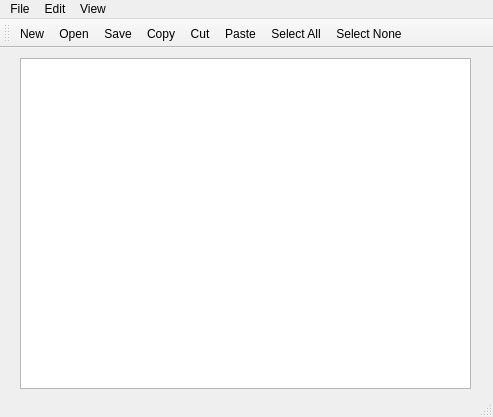
<?xml version="1.0" encoding="UTF-8"?>
<ui version="4.0">
 <class>MainWindow</class>
 <widget class="QMainWindow" name="MainWindow">
  <property name="geometry">
   <rect>
    <x>0</x>
    <y>0</y>
    <width>493</width>
    <height>417</height>
   </rect>
  </property>
  <property name="windowTitle">
   <string>MainWindow</string>
  </property>
  <widget class="QWidget" name="centralwidget">
   <widget class="QPlainTextEdit" name="plainTextEdit">
    <property name="geometry">
     <rect>
      <x>20</x>
      <y>10</y>
      <width>451</width>
      <height>331</height>
     </rect>
    </property>
   </widget>
  </widget>
  <widget class="QMenuBar" name="menubar">
   <property name="geometry">
    <rect>
     <x>0</x>
     <y>0</y>
     <width>493</width>
     <height>26</height>
    </rect>
   </property>
   <widget class="QMenu" name="menuFile">
    <property name="title">
     <string>File</string>
    </property>
    <addaction name="actionNew"/>
    <addaction name="actionOpen"/>
    <addaction name="separator"/>
    <addaction name="actionSave"/>
    <addaction name="actionSave_As"/>
    <addaction name="separator"/>
    <addaction name="actionExit"/>
   </widget>
   <widget class="QMenu" name="menuEdit">
    <property name="title">
     <string>Edit</string>
    </property>
    <addaction name="actionCopy"/>
    <addaction name="actionCut"/>
    <addaction name="actionPaste"/>
    <addaction name="actionSelect_All"/>
    <addaction name="actionSelect_None"/>
   </widget>
   <widget class="QMenu" name="menuView">
    <property name="title">
     <string>View</string>
    </property>
    <addaction name="actionToolbar_Top"/>
    <addaction name="actionToolbar_Bottom"/>
    <addaction name="actionToolbar_Left"/>
    <addaction name="actionToolbar_Right"/>
    <addaction name="separator"/>
    <addaction name="actionToolbar_Floatable"/>
    <addaction name="actionToolbar_Movable"/>
   </widget>
   <addaction name="menuFile"/>
   <addaction name="menuEdit"/>
   <addaction name="menuView"/>
  </widget>
  <widget class="QStatusBar" name="statusbar"/>
  <widget class="QToolBar" name="toolBar">
   <property name="windowTitle">
    <string>toolBar</string>
   </property>
   <attribute name="toolBarArea">
    <enum>TopToolBarArea</enum>
   </attribute>
   <attribute name="toolBarBreak">
    <bool>false</bool>
   </attribute>
   <addaction name="actionNew"/>
   <addaction name="actionOpen"/>
   <addaction name="actionSave"/>
   <addaction name="actionCopy"/>
   <addaction name="actionCut"/>
   <addaction name="actionPaste"/>
   <addaction name="actionSelect_All"/>
   <addaction name="actionSelect_None"/>
  </widget>
  <action name="actionNew">
   <property name="icon">
    <iconset resource="Resources.qrc">
     <normaloff>:/resource/images/new.png</normaloff>:/resource/images/new.png</iconset>
   </property>
   <property name="text">
    <string>New</string>
   </property>
  </action>
  <action name="actionOpen">
   <property name="icon">
    <iconset resource="Resources.qrc">
     <normaloff>:/resource/images/open.png</normaloff>:/resource/images/open.png</iconset>
   </property>
   <property name="text">
    <string>Open</string>
   </property>
  </action>
  <action name="actionSave">
   <property name="icon">
    <iconset resource="Resources.qrc">
     <normaloff>:/resource/images/save.png</normaloff>:/resource/images/save.png</iconset>
   </property>
   <property name="text">
    <string>Save</string>
   </property>
  </action>
  <action name="actionSave_As">
   <property name="icon">
    <iconset resource="Resources.qrc">
     <normaloff>:/resource/images/saveas.png</normaloff>:/resource/images/saveas.png</iconset>
   </property>
   <property name="text">
    <string>Save As</string>
   </property>
  </action>
  <action name="actionExit">
   <property name="text">
    <string>Exit</string>
   </property>
  </action>
  <action name="actionCopy">
   <property name="icon">
    <iconset resource="Resources.qrc">
     <normaloff>:/resource/images/copy.png</normaloff>:/resource/images/copy.png</iconset>
   </property>
   <property name="text">
    <string>Copy</string>
   </property>
  </action>
  <action name="actionCut">
   <property name="icon">
    <iconset resource="Resources.qrc">
     <normaloff>:/resource/images/cut.png</normaloff>:/resource/images/cut.png</iconset>
   </property>
   <property name="text">
    <string>Cut</string>
   </property>
  </action>
  <action name="actionPaste">
   <property name="icon">
    <iconset resource="Resources.qrc">
     <normaloff>:/resource/images/paste.png</normaloff>:/resource/images/paste.png</iconset>
   </property>
   <property name="text">
    <string>Paste</string>
   </property>
  </action>
  <action name="actionSelect_All">
   <property name="icon">
    <iconset resource="Resources.qrc">
     <normaloff>:/resource/images/selectall.png</normaloff>:/resource/images/selectall.png</iconset>
   </property>
   <property name="text">
    <string>Select All</string>
   </property>
  </action>
  <action name="actionSelect_None">
   <property name="icon">
    <iconset resource="Resources.qrc">
     <normaloff>:/resource/images/selectnone.png</normaloff>:/resource/images/selectnone.png</iconset>
   </property>
   <property name="text">
    <string>Select None</string>
   </property>
  </action>
  <action name="actionToolbar_Top">
   <property name="text">
    <string>Toolbar Top</string>
   </property>
  </action>
  <action name="actionToolbar_Bottom">
   <property name="text">
    <string>Toolbar Bottom</string>
   </property>
  </action>
  <action name="actionToolbar_Left">
   <property name="text">
    <string>Toolbar Left</string>
   </property>
  </action>
  <action name="actionToolbar_Right">
   <property name="text">
    <string>Toolbar Right</string>
   </property>
  </action>
  <action name="actionToolbar_Floatable">
   <property name="checkable">
    <bool>true</bool>
   </property>
   <property name="text">
    <string>Toolbar Floatable</string>
   </property>
  </action>
  <action name="actionToolbar_Movable">
   <property name="checkable">
    <bool>true</bool>
   </property>
   <property name="text">
    <string>Toolbar Movable</string>
   </property>
  </action>
 </widget>
 <resources>
  <include location="Resources.qrc"/>
 </resources>
 <connections/>
</ui>
